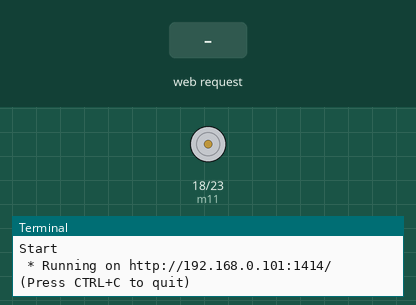
Recording of a program running on a simulated Raspberry Pi (BCM pin numbers). Shown: motor-driver pin pairs drawn as motors (green arrow = first pin HIGH = forward, orange = second pin HIGH = backward, longer = more drive), the last lines printed to the terminal. Inputs (shaded band) come from the test bench. The clock reads 2024-03-15 10:24:30 at power-on unless the program sets it.

Above: at 1.2 s.
1.3 s: HTTP request for /left_side received
At 1.9 s:
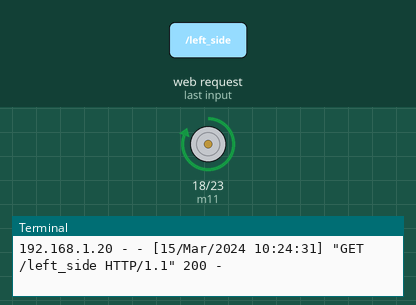
2.8 s: HTTP request for /right_side received
At 4.3 s:
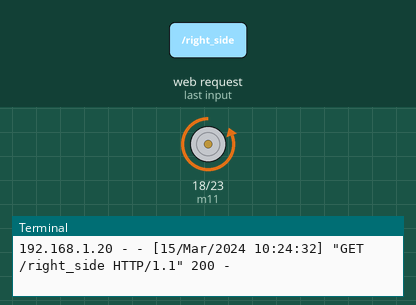
Timing chart, 0 to 5.8 s (numbered marks = the images above; inputs shaded):
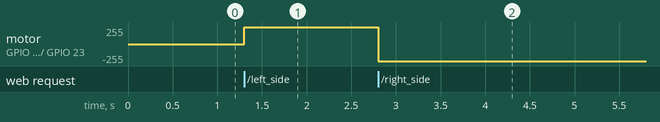

The program:

ro.py
```python
from flask import Flask
from flask import render_template, request
import RPi.GPIO as GPIO
import time

app = Flask(__name__,template_folder='template')

m11=18
m12=23


GPIO.setwarnings(False)
GPIO.setmode(GPIO.BCM)
GPIO.setup(m11, GPIO.OUT)
GPIO.setup(m12, GPIO.OUT)
GPIO.output(m11 , 0)
GPIO.output(m12 , 0)
print "DOne"

a=1
@app.route("/")
def index():
    return render_template('index.html')

@app.route('/left_side')
def left_side():
    data1="LEFT"
    GPIO.output(m11 , 1)
    GPIO.output(m12 , 0)


    return 'true'

@app.route('/right_side')
def right_side():
   data1="RIGHT"
   GPIO.output(m11 , 0)
   GPIO.output(m12 , 1)


   return 'true'

@app.route('/up_side')
def up_side():
   data1="FORWARD"
   GPIO.output(m11 , 1)
   GPIO.output(m12 , 0)
   return 'true'

@app.route('/down_side')
def down_side():
   data1="BACK"
   GPIO.output(m11 , 0)
   GPIO.output(m12 , 1)

   return 'true'

@app.route('/stop')
def stop():
   data1="STOP"
   GPIO.output(m11 , 0)
   GPIO.output(m12 , 0)

   return  'true'

if __name__ == "__main__":
 print "Start"
 app.run(host='192.168.0.101',port=1414)
```

Measured:
- after the input at 1.3 s, motor on GPIO 18 (m11) / GPIO 23 (m12): stopped → forward 255/255 at once
- after the input at 2.8 s, motor on GPIO 18 (m11) / GPIO 23 (m12): forward 255/255 → backward 255/255 at once
